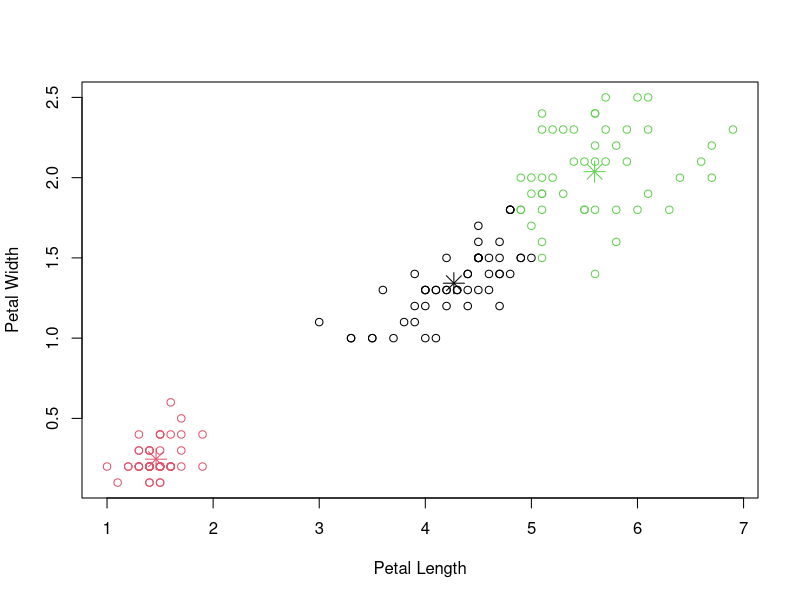
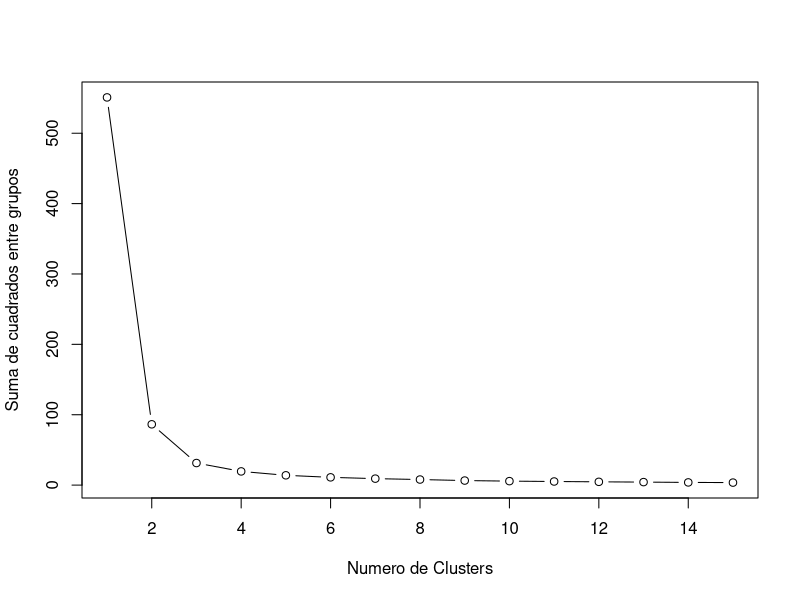

Generate these figures, in order, with R:
# https://rpubs.com/PauCazali/506282

library(readr)
library(caret)
library(tidyverse)

data(iris)
iris.new <- iris[,3:4]

dim(iris.new)

set.seed(61)

cluster_col <- c("red","Blue", "Black")

km.iris <- kmeans(iris.new, centers = 3, nstart=25,iter.max = 20)
# km.iris <- kmeans(iris.new, centers = 3) will not work for scree plot

plot(iris.new$Petal.Length,iris.new$Petal.Width,
     xlab = "Petal Length",
     ylab = "Petal Width",
     col = km.iris$cluster)

points(km.iris$centers, col= 1:3, pch=8, cex=2)

wss <- 0

for (i in 1:15) { # 1:15 number of iterations any number is okay after 5th iteration
  km.iris <- kmeans(iris.new, centers = i, nstart=25, iter.max = 50)
  # km.iris <- kmeans(iris.new, centers = 3)
  wss[i] <- km.iris$tot.withinss
}

plot(1:15, wss, type = "b", 
     xlab = "Numero de Clusters", 
     ylab = "Suma de cuadrados entre grupos")

